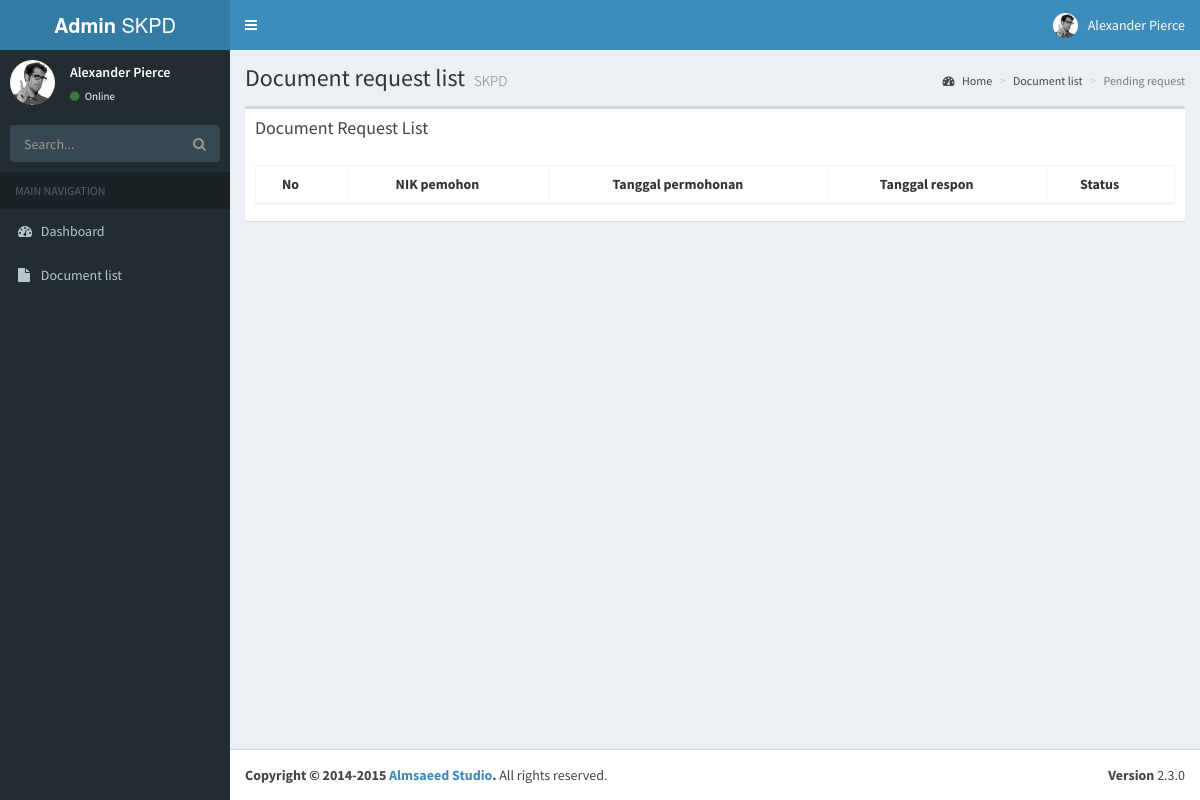
Page /index.php/skpd/pendingRequest on the earlier database version.
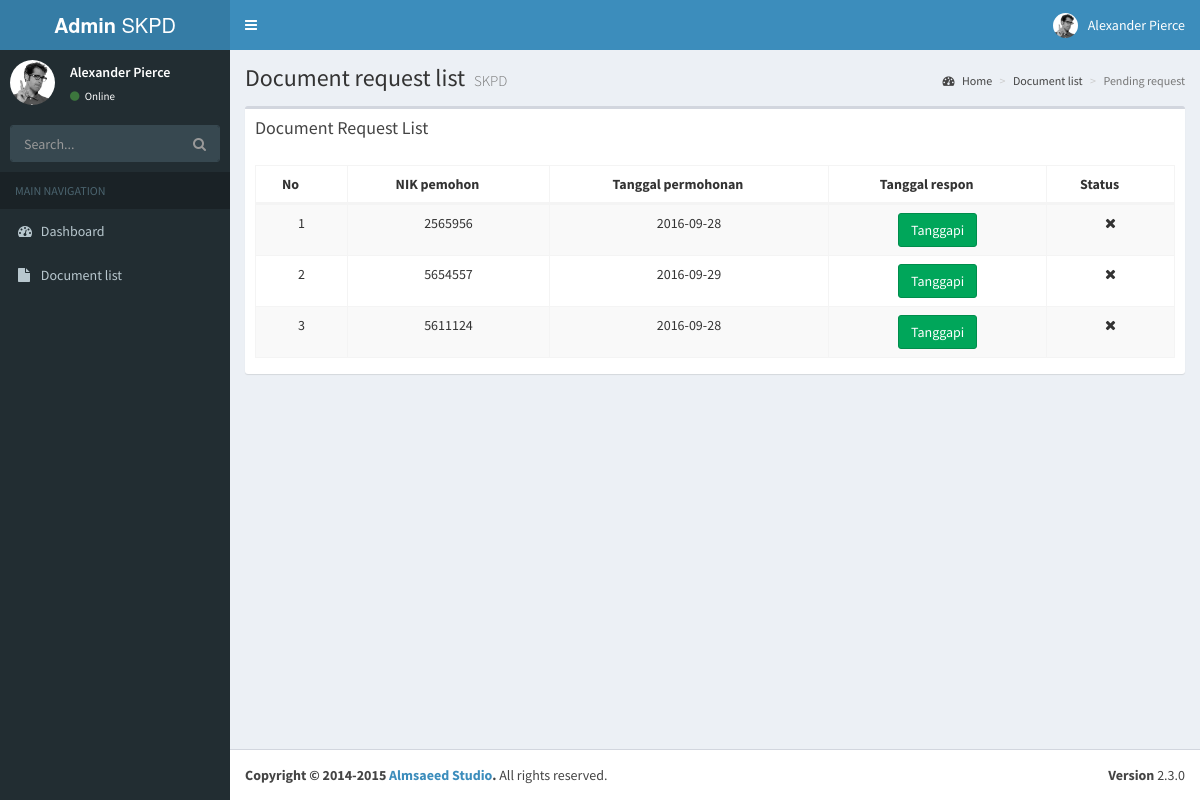
Same page on the later database version.
### tables this page shows
CREATE TABLE `t_request` (
  `id` int(16) NOT NULL,
  `nik_pemohon` int(32) NOT NULL,
  `request_at` date NOT NULL,
  `kode_berkas` varchar(128) NOT NULL,
  `response_at` date DEFAULT NULL,
  `kode_skpd` varchar(25) NOT NULL
);

### application/controllers/Skpd.php (called while the page is built, shortened)
<?php
class Skpd extends CI_Controller{
    function __construct() {
        $this->load->model(array('model_skpd'));
        $this->load->helper(array('form', 'url'));
    }
    public function pendingRequest(){
        $data['pending']=$this->model_skpd->getAllPendingReq();
        $this->load->view('skpd/header');
        $this->load->view('skpd/pending',$data);
        $this->load->view('skpd/footer');
    }
}

### index.php (called while the page is built, shortened)
<?php
require_once BASEPATH.'core/CodeIgniter.php';

### application/models/model_skpd.php (called while the page is built, shortened)
<?php
class Model_skpd extends CI_model{
    function getAllPendingReq(){
         return $this->db->query("SELECT * FROM t_request WHERE response_at IS NULL;");
    }
}

### application/views/skpd/pending.php (the view)
<div class="content-wrapper">
  <section class="content-header">
    <h1>
      Document request list
      <small>SKPD </small>
    </h1>
    <ol class="breadcrumb">
      <li><a href="<?= base_url() ?>skpd/index"><i class="fa fa-dashboard"></i> Home</a></li>
      <li><a href="<?= base_url() ?>skpd/index">Document list</a></li>
      <li class="active">Pending request</li>
    </ol>
  </section>
  <section class="content">
    <div class="box">
        <div class="box-header">
          <h3 class="box-title">Document Request List</h3>
        </div>
        <div class="box-body">
          <table id="example1" class="table table-bordered table-striped dataTable text-center">
            <thead>
              <tr role="row">
                <th>No</th>
                <th>NIK pemohon</th>
                <th>Tanggal permohonan</th>
                <th>Tanggal respon</th>
                <th>Status</th>
              </tr>
            </thead>
            <tbody>
              <?php
              $no=1;
              foreach ($pending->result() as $pen) { ?>
              <tr role="row">
                <td><?php echo $no ;?></td>
                <td><?php echo $pen->nik_pemohon;?></td>
                <td><?php echo $pen->request_at;?></td>
                <td><?php echo ($pen->response_at==TRUE)? $req->response_at : '<button type="button" class="btn btn-success">Tanggapi</button>'; ?>
                </td>
                <td><?php echo ($pen->response_at==TRUE)? '<i class="fa fa-fw fa-check"></i>' : '<i class="fa fa-fw fa-close"></i>'; ?></td>
              <?php $no++; };?>
            </tbody>
          </table>
        </div>
      </div>
    </section>
  </div>

Differences in the rows shown:
added t_request: nik_pemohon "2565956", request_at "2016-09-28", shows "Tanggapi"
added t_request: nik_pemohon "5654557", request_at "2016-09-29", shows "Tanggapi"
added t_request: nik_pemohon "5611124", request_at "2016-09-28", shows "Tanggapi"
